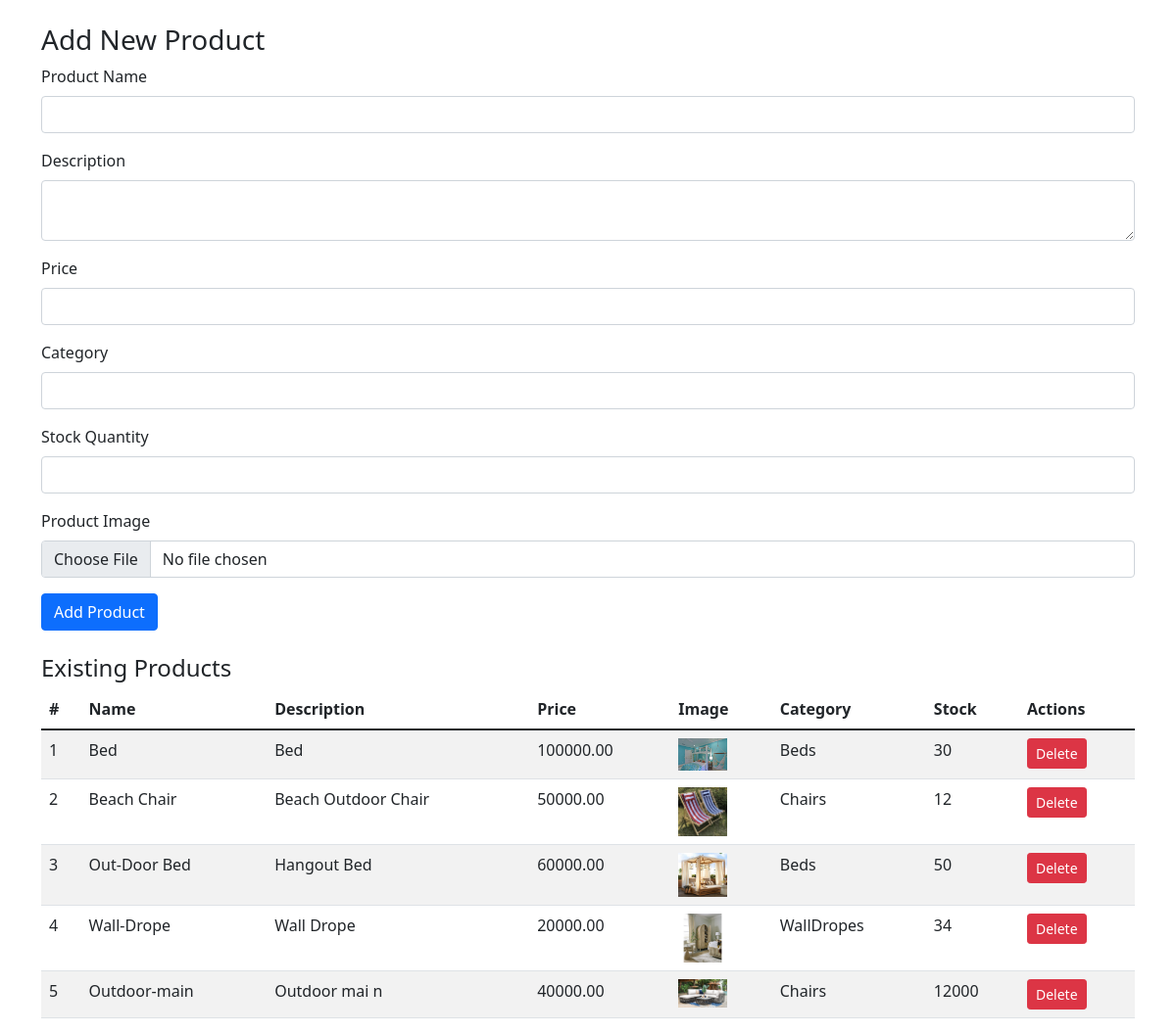
The app's page /admin/manage_products.php with its own data.
### tables this page shows
CREATE TABLE `products` (
  `product_id` int(11) NOT NULL,
  `name` varchar(255) NOT NULL,
  `description` text NOT NULL,
  `price` decimal(10,2) NOT NULL,
  `image_url` varchar(255) NOT NULL,
  `category` varchar(255) NOT NULL,
  `stock_quantity` int(11) DEFAULT 0,
  `created_at` timestamp NOT NULL DEFAULT current_timestamp()
);

### admin/manage_products.php (the view, shortened to what this page needs)
<?php
include('../includes/db.php');
?>
<!DOCTYPE html>
<html lang="en">
<head>
    <link href="https://cdn.jsdelivr.net/npm/bootstrap@5.1.3/dist/css/bootstrap.min.css" rel="stylesheet">
</head>
<body>
<div class="container mt-4">
    <h3>Add New Product</h3>
    <form action="manage_products.php" method="POST" enctype="multipart/form-data">
        <div class="mb-3">
            <label for="name" class="form-label">Product Name</label>
            <input type="text" class="form-control" name="name" required>
        </div>
        <div class="mb-3">
            <label for="description" class="form-label">Description</label>
            <textarea class="form-control" name="description" required></textarea>
        </div>
        <div class="mb-3">
            <label for="price" class="form-label">Price</label>
            <input type="number" class="form-control" name="price" step="0.01" required>
        </div>
        <div class="mb-3">
            <label for="category" class="form-label">Category</label>
            <input type="text" class="form-control" name="category" required>
        </div>
        <div class="mb-3">
            <label for="stock_quantity" class="form-label">Stock Quantity</label>
            <input type="number" class="form-control" name="stock_quantity" required>
        </div>
        <div class="mb-3">
            <label for="image" class="form-label">Product Image</label>
            <input type="file" class="form-control" name="image" accept="image/*" required>
        </div>
        <button type="submit" name="add_product" class="btn btn-primary">Add Product</button>
    </form>
    <h4 class="mt-4">Existing Products</h4>
    <div class="row">
        <div class="col-md-12">
            <table class="table table-striped">
                <thead>
                    <tr>
                        <th>#</th>
                        <th>Name</th>
                        <th>Description</th>
                        <th>Price</th>
                        <th>Image</th>
                        <th>Category</th>
                        <th>Stock</th>
                        <th>Actions</th>
                    </tr>
                </thead>
                <tbody>
                    <?php
                    $query = "SELECT product_id, name, description, price, image_url, category, stock_quantity FROM products";
                    $stmt = $pdo->prepare($query);
                    $stmt->execute();
                    $products = $stmt->fetchAll();
                    foreach ($products as $product) {
                        echo "<tr>";
                        echo "<td>" . htmlspecialchars($product['product_id']) . "</td>";
                        echo "<td>" . htmlspecialchars($product['name']) . "</td>";
                        echo "<td>" . htmlspecialchars($product['description']) . "</td>";
                        echo "<td>" . htmlspecialchars($product['price']) . "</td>";
                        echo "<td><img src='" . htmlspecialchars($product['image_url']) . "' alt='" . htmlspecialchars($product['name']) . "' style='width:50px;'></td>";
                        echo "<td>" . htmlspecialchars($product['category']) . "</td>";
                        echo "<td>" . htmlspecialchars($product['stock_quantity']) . "</td>";
                        echo "<td>
                                <a href='manage_products.php?delete_id=" . $product['product_id'] . "' class='btn btn-danger btn-sm' onclick='return confirm(\"Are you sure you want to delete this product?\")'>Delete</a>
                              </td>";
                        echo "</tr>";
                    }
                    ?>
                </tbody>
            </table>
        </div>
    </div>
</div>
</body>
</html>

### records on screen
products: product_id "1", name "Bed", description "Bed", price "100000.00", image_url (picture), category "Beds", stock_quantity "30"
products: product_id "2", name "Beach Chair", description "Beach Outdoor Chair", price "50000.00", image_url (picture), category "Chairs", stock_quantity "12"
products: product_id "3", name "Out-Door Bed", description "Hangout Bed", price "60000.00", image_url (picture), category "Beds", stock_quantity "50"
products: product_id "4", name "Wall-Drope", description "Wall Drope", price "20000.00", image_url (picture), category "WallDropes", stock_quantity "34"
products: product_id "5", name "Outdoor-main", description "Outdoor mai n", price "40000.00", image_url (picture), category "Chairs", stock_quantity "12000"
